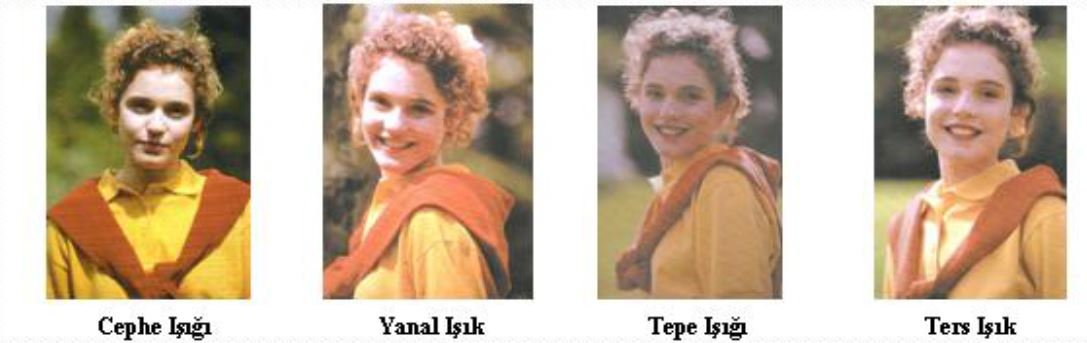
#> input picture test.jpg, 1087 x 343 px
$ python main.py
#> lines starting #> are read from the running program, lines starting #| are printed output that depends on the picture
import cv2

resim = cv2.imread("test.jpg")
#> resim is the input picture: shape (343, 1087, 3); mean B, G, R 154.5, 176, 197.2

if resim is None:
    print("Hata: Resim bulunamadı!")
else:
    # 1. Gri Tonlamaya Çevirme (Siyah-Beyaz)
    # Neden yapıyoruz? Renkler algoritmayı yorar. Şekil ve kenar bulmak için renk bilgisine ihtiyacımız yok.
    gri_resim = cv2.cvtColor(resim, cv2.COLOR_BGR2GRAY)
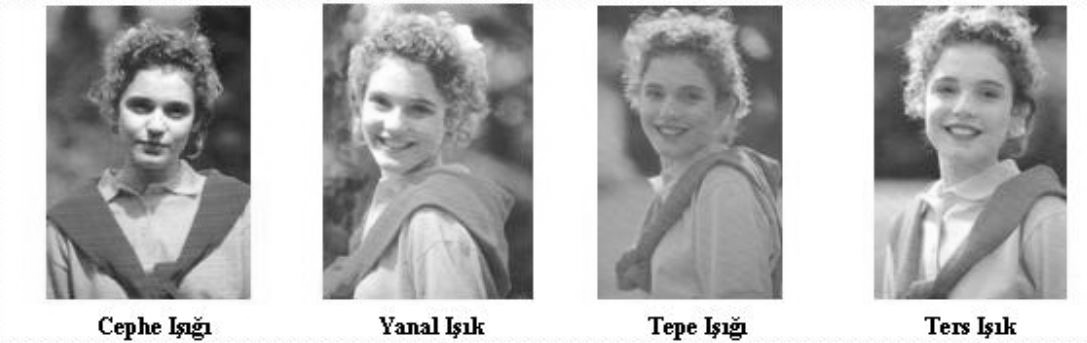
#> gri_resim: shape (343, 1087); min 0, max 255, mean 179.9

    # 2. Bulanıklaştırma (Gaussian Blur)
    # Neden yapıyoruz? Fotoğraftaki ufak pürüzleri ve kumlanmaları (noise) yok ederek net kenarlar elde etmek için.
    bulanik_resim = cv2.GaussianBlur(gri_resim, (7, 7), 0)

    # 3. Kenar Algılama (Canny Edge Detection)
    # Neden yapıyoruz? Resimdeki nesnelerin dış hatlarını bir kalemle çizilmiş gibi belirginleştirmek için.
    # (50 ve 150 eşik değerleridir, detayları ne kadar çizeceğini belirler)
    kenar_resim = cv2.Canny(bulanik_resim, 50, 150)
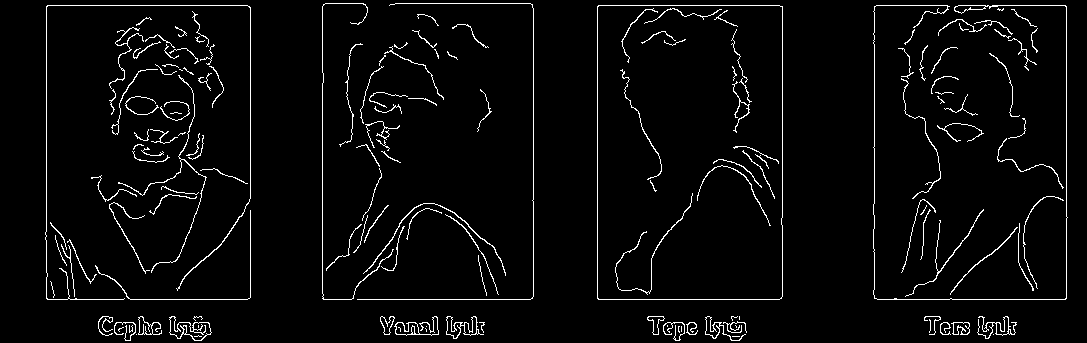
#> kenar_resim: shape (343, 1087); 3.7% white in thin lines or dots

    # İşlenmiş tüm aşamaları ayrı pencerelerde görmek için ekrana yazdırıyoruz
    cv2.imshow("1 - Orijinal", resim)
    cv2.imshow("2 - Gri Tonlama", gri_resim)
    cv2.imshow("3 - Bulaniklasma", bulanik_resim)
    cv2.imshow("4 - Kenarlar", kenar_resim)

    # İşlenmiş (kenar algılanmış) resmi klasöre yeni bir dosya olarak kaydet
    cv2.imwrite("benim_cizimim.jpg", kenar_resim)
    print("Tebrikler, işlenmiş resim klasöre başarıyla kaydedildi!")

    # Kapatmak için klavyeden bir tuşa basılmasını bekle
    cv2.waitKey(0)
    cv2.destroyAllWindows()
